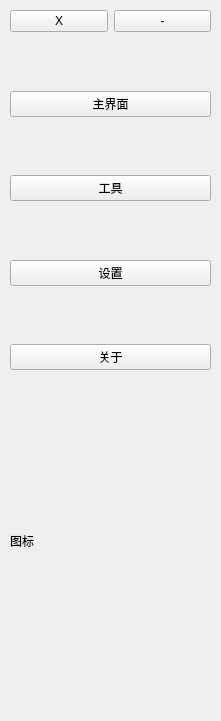
   <widget class="QWidget" name="widget_setting" native="true">
    <property name="geometry">
     <rect>
      <x>0</x>
      <y>0</y>
      <width>221</width>
      <height>721</height>
     </rect>
    </property>
    <widget class="QLabel" name="label_ico">
     <property name="geometry">
      <rect>
       <x>10</x>
       <y>380</y>
       <width>201</width>
       <height>321</height>
      </rect>
     </property>
     <property name="text">
      <string>图标</string>
     </property>
    </widget>
    <widget class="QWidget" name="layoutWidget">
     <property name="geometry">
      <rect>
       <x>10</x>
       <y>10</y>
       <width>201</width>
       <height>360</height>
      </rect>
     </property>
     <layout class="QVBoxLayout" name="verticalLayout">
      <item>
       <layout class="QHBoxLayout" name="horizontalLayout">
        <item>
         <widget class="QPushButton" name="pushButton_close">
          <property name="text">
           <string>X</string>
          </property>
         </widget>
        </item>
        <item>
         <widget class="QPushButton" name="pushButton_min">
          <property name="text">
           <string>-</string>
          </property>
         </widget>
        </item>
       </layout>
      </item>
      <item>
       <spacer name="verticalSpacer">
        <property name="orientation">
         <enum>Qt::Vertical</enum>
        </property>
        <property name="sizeHint" stdset="0">
         <size>
          <width>20</width>
          <height>40</height>
         </size>
        </property>
       </spacer>
      </item>
      <item>
       <widget class="QPushButton" name="pushButton_main">
        <property name="text">
         <string>主界面</string>
        </property>
       </widget>
      </item>
      <item>
       <spacer name="verticalSpacer_2">
        <property name="orientation">
         <enum>Qt::Vertical</enum>
        </property>
        <property name="sizeHint" stdset="0">
         <size>
          <width>20</width>
          <height>40</height>
         </size>
        </property>
       </spacer>
      </item>
      <item>
       <widget class="QPushButton" name="pushButton_tool">
        <property name="text">
         <string>工具</string>
        </property>
       </widget>
      </item>
      <item>
       <spacer name="verticalSpacer_3">
        <property name="orientation">
         <enum>Qt::Vertical</enum>
        </property>
        <property name="sizeHint" stdset="0">
         <size>
          <width>20</width>
          <height>40</height>
         </size>
        </property>
       </spacer>
      </item>
      <item>
       <widget class="QPushButton" name="pushButton_setting">
        <property name="text">
         <string>设置</string>
        </property>
       </widget>
      </item>
      <item>
       <spacer name="verticalSpacer_4">
        <property name="orientation">
         <enum>Qt::Vertical</enum>
        </property>
        <property name="sizeHint" stdset="0">
         <size>
          <width>20</width>
          <height>40</height>
         </size>
        </property>
       </spacer>
      </item>
      <item>
       <widget class="QPushButton" name="pushButton_about">
        <property name="text">
         <string>关于</string>
        </property>
       </widget>
      </item>
     </layout>
    </widget>
   </widget>
